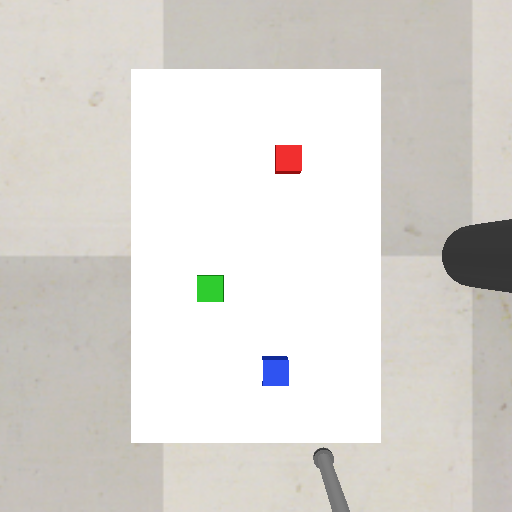
#> input picture vision/camera_frame.png, 512 x 512 px
$ python demo.py camera_frame.png
#> lines starting #> are read from the running program, lines starting #| are printed output that depends on the picture; after the words box and inside, x2 and y2 are one past the last pixel; in counts of white or black regions, pixels touching at a corner belong together; long printed decimals are rounded
### vision/detect.py
"""
detect.py  (Student 2: Computer Vision)
Finds red, green and blue cubes in a BGR image.

Data contract (agreed with the control module):
  detect_objects(frame) -> list of dicts
      {"color": "red", "center_px": [u, v], "bbox_px": [x, y, w, h], "area_px": 676}
  - u = column (pixels from the left), v = row (pixels from the top)
  - only pixel values; the conversion to metres is done by calibration (pixel_to_robot)
  - an empty list means that no object was found
"""

import cv2
import numpy as np

from config import HSV_RANGES, MIN_AREA_PX, MAX_AREA_PX, KERNEL_SIZE, BLUR_KSIZE


def color_mask(hsv, color):
    """Binary mask (0/255) of one colour, cleaned with morphology."""
    mask = np.zeros(hsv.shape[:2], dtype=np.uint8)
    for lo, hi in HSV_RANGES[color]:
        mask |= cv2.inRange(hsv, np.array(lo), np.array(hi))
    kernel = np.ones((KERNEL_SIZE, KERNEL_SIZE), np.uint8)
    mask = cv2.morphologyEx(mask, cv2.MORPH_OPEN, kernel)    # remove small noise dots
    mask = cv2.morphologyEx(mask, cv2.MORPH_CLOSE, kernel)   # fill small holes
    return mask


def detect_objects(frame, blur=None):
    """Detect coloured cubes in a BGR frame (NumPy array).
    blur: Gaussian kernel size (odd number, 0 = off). None -> BLUR_KSIZE from config."""
    if frame is None or frame.size == 0:
        return []
    k = BLUR_KSIZE if blur is None else blur
    if k > 0:
        frame = cv2.GaussianBlur(frame, (k, k), 0)          # reduce pixel noise
    hsv = cv2.cvtColor(frame, cv2.COLOR_BGR2HSV)
    objects = []
    for color in HSV_RANGES:
        mask = color_mask(hsv, color)
        contours, _ = cv2.findContours(mask, cv2.RETR_EXTERNAL, cv2.CHAIN_APPROX_SIMPLE)
        for c in contours:
            area = cv2.contourArea(c)
            if not (MIN_AREA_PX <= area <= MAX_AREA_PX):
                continue
            m = cv2.moments(c)                              # centre = centroid of the contour
            u = m["m10"] / m["m00"]
            v = m["m01"] / m["m00"]
            x, y, w, h = cv2.boundingRect(c)
            objects.append({"color": color,
                            "center_px": [float(u), float(v)],
                            "bbox_px": [int(x), int(y), int(w), int(h)],
                            "area_px": float(area)})
    return objects


def draw_detections(frame, objects):
    """Copy of the frame with boxes, labels and centres (for debugging and the report)."""
    out = frame.copy()
    colors = {"red": (0, 0, 255), "green": (0, 160, 0), "blue": (255, 0, 0)}
    for o in objects:
        x, y, w, h = o["bbox_px"]
        u, v = o["center_px"]
        c = colors[o["color"]]
        cv2.rectangle(out, (x - 3, y - 3), (x + w + 3, y + h + 3), c, 2)
        cv2.circle(out, (int(round(u)), int(round(v))), 3, (0, 0, 0), -1)
        cv2.putText(out, f'{o["color"]} ({u:.0f},{v:.0f})', (x - 3, y - 8),
                    cv2.FONT_HERSHEY_SIMPLEX, 0.45, c, 1, cv2.LINE_AA)
    return out

### vision/demo.py
"""
demo.py  (Student 2)
Runs the detector on an image file, prints the result and saves an annotated copy.
Works without CoppeliaSim.

  python3 demo.py camera_frame.png
"""

import sys

import cv2

from detect import detect_objects, draw_detections

path = sys.argv[1] if len(sys.argv) > 1 else "camera_frame.png"
frame = cv2.imread(path)
#> frame is the input picture: shape (512, 512, 3); mean B, G, R 212.2, 216.8, 219.5
if frame is None:
    raise SystemExit(f"Cannot read {path}")

objects = detect_objects(frame)
#> in detect_objects, `hsv = cv2.cvtColor(frame, cv2.COLOR_BGR2HSV)`: hsv: shape (512, 512, 3); mean H, S, V 12.1, 10.9, 220.5
#> the loop in detect_objects, `for color in HSV_RANGES:` made 3 passes
#> contours on pass 2: [[[197, 275], [197, 301], [223, 301], [223, 275]]]
#> pass 1, in detect_objects, `mask = color_mask(hsv, color)`:
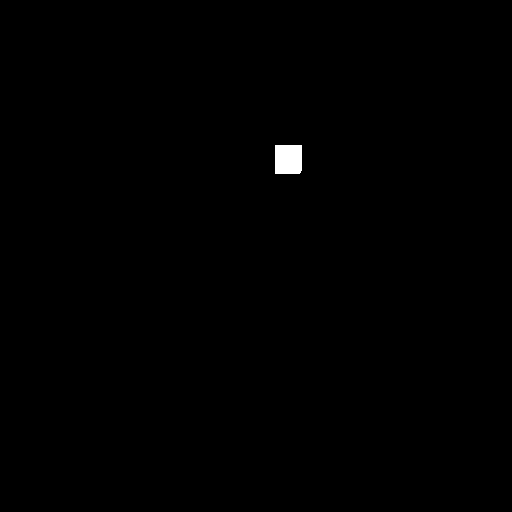
#> mask: shape (512, 512); 0.3% white; 1 white region, box (x1, y1, x2, y2) and area: (275, 145, 302, 174) 779
#> pass 2, in detect_objects, `mask = color_mask(hsv, color)`:
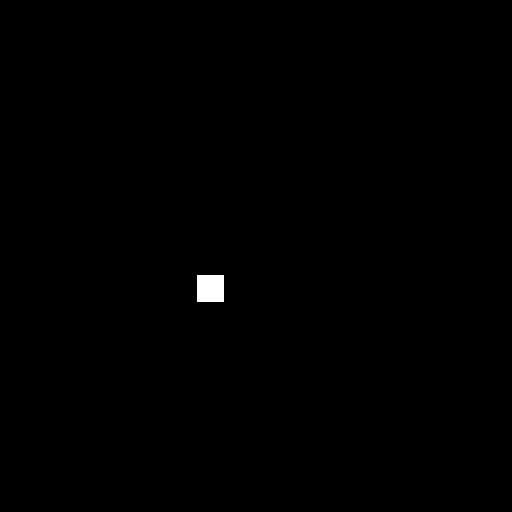
#> mask: shape (512, 512); 0.28% white; 1 white region, box (x1, y1, x2, y2) and area: (197, 275, 224, 302) 729
#> pass 3, in detect_objects, `mask = color_mask(hsv, color)`:
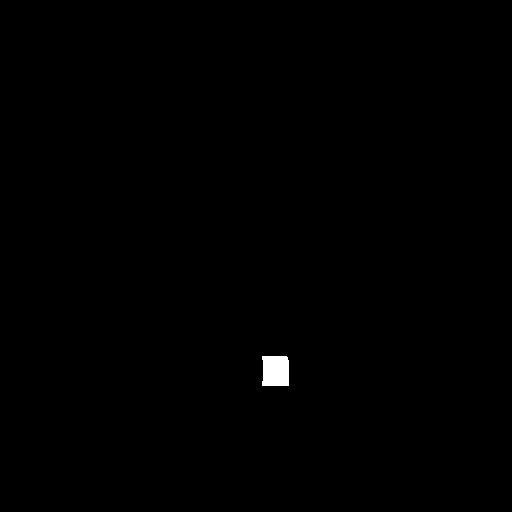
#> mask: shape (512, 512); 0.3% white; 1 white region, box (x1, y1, x2, y2) and area: (262, 356, 289, 386) 784
#> after the loop in detect_objects, `for color in HSV_RANGES:`: objects = 3 items
#> objects = 3 items
print(f"{len(objects)} object(s) found in {path}:")
#| 3 object(s) found in camera_frame.png:
for o in objects:
    print("  ", o)
#> this loop made 3 passes
#|    {'color': 'red', 'center_px': [287.949, 158.947], 'bbox_px': [275, 145, 27, 29], 'area_px': 725.0}
#|    {'color': 'green', 'center_px': [210.0, 288.0], 'bbox_px': [197, 275, 27, 27], 'area_px': 676.0}
#|    {'color': 'blue', 'center_px': [275.292, 370.585], 'bbox_px': [262, 356, 27, 30], 'area_px': 729.0}

out_path = path.rsplit(".", 1)[0] + "_detected.png"
cv2.imwrite(out_path, draw_detections(frame, objects))
#> the loop in draw_detections, `for o in objects:` made 3 passes
#> (x, y, h, u, v, c) on passes 1 to 3: (275, 145, 29, 287.9, 158.9, (0, 0, 255)), (197, 275, 27, 210, 288, (0, 160, 0)), (262, 356, 30, 275.3, 370.6, (255, 0, 0))
#> after the loop in draw_detections, `for o in objects:`:
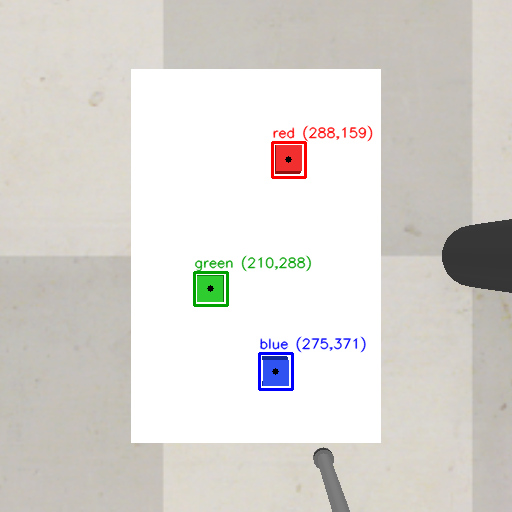
#> out: shape (512, 512, 3); 1.34% of pixels changed, all inside (x1, y1, x2, y2) = (193, 125, 373, 391)
print("Annotated image saved:", out_path)
